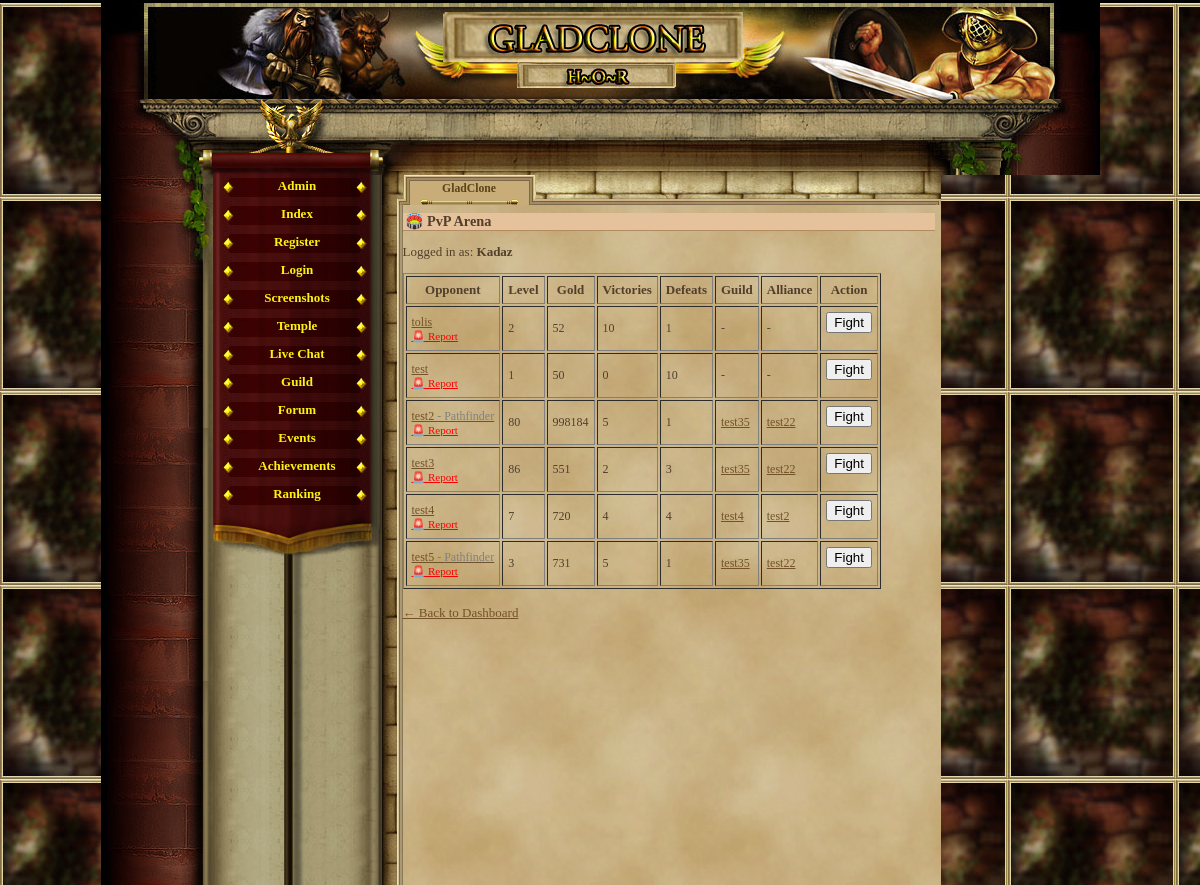
Page /pvp_arena.php (signed in) on the earlier database version.
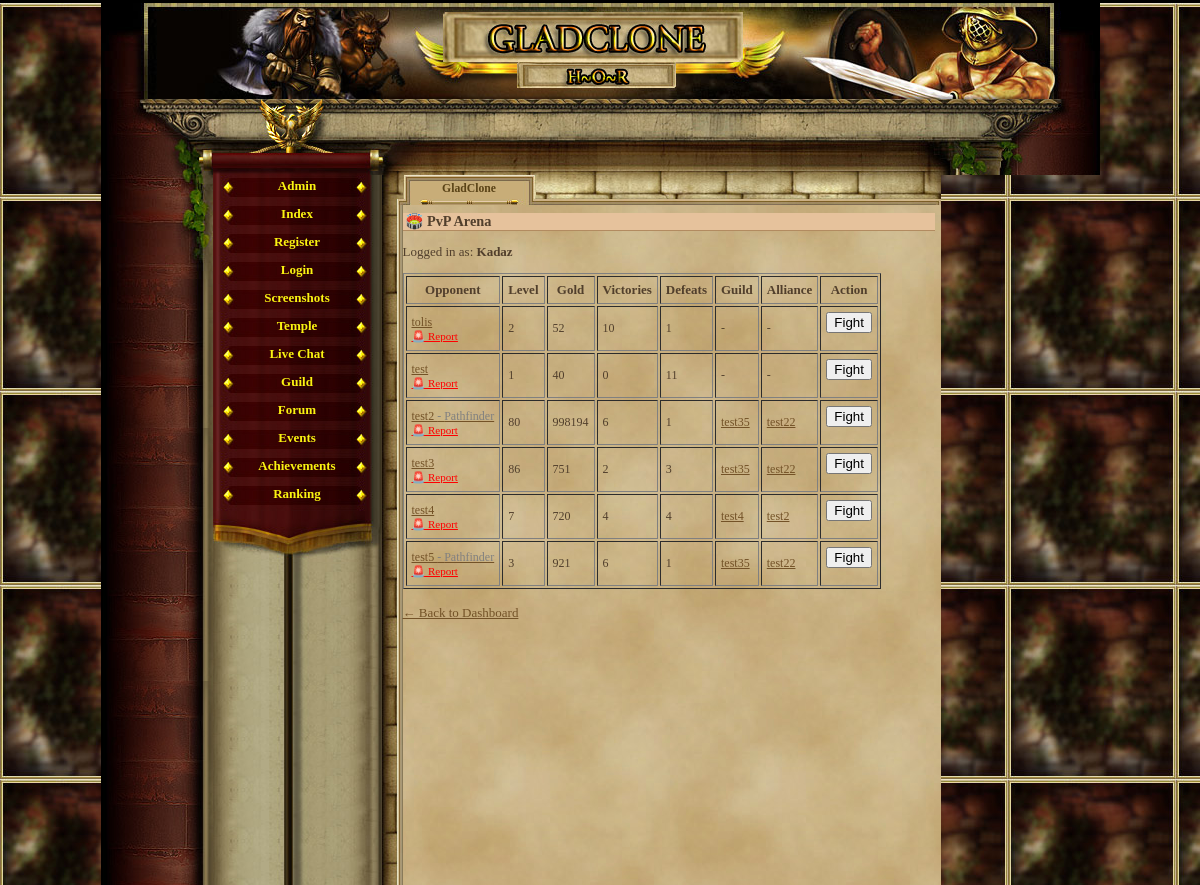
Same page on the later database version.
### tables this page shows
CREATE TABLE `gracze` (
  `id` int(11) NOT NULL AUTO_INCREMENT,
  `gracz` int(11) NOT NULL DEFAULT '0',
  `login` varchar(24) NOT NULL,
  `haslo` varchar(40) NOT NULL,
  `email` varchar(40) NOT NULL,
  `plec` tinyint(4) NOT NULL DEFAULT '0',
  `avatar` tinyint(4) NOT NULL DEFAULT '1',
  `pregunta` text NOT NULL,
  `respuesta` text NOT NULL,
  `rank` int(1) NOT NULL DEFAULT '1',
  `nivel` int(1) NOT NULL DEFAULT '1',
  `exp` int(1) NOT NULL DEFAULT '0',
  `exp_max` int(1) NOT NULL DEFAULT '10',
  `honor` int(1) NOT NULL DEFAULT '0',
  `fama` int(1) NOT NULL DEFAULT '0',
  `victorias` int(1) NOT NULL DEFAULT '0',
  `perdidas` int(1) NOT NULL DEFAULT '0',
  `oro_robado` int(1) NOT NULL DEFAULT '0',
  `oro_perdido` int(1) NOT NULL DEFAULT '0',
  `atak` int(5) NOT NULL DEFAULT '0',
  `obrona` int(3) NOT NULL DEFAULT '0',
  `sila` int(1) NOT NULL DEFAULT '5',
  `sila_i` int(1) NOT NULL DEFAULT '0',
  `sila_max` int(1) NOT NULL DEFAULT '10',
  `zrecznosc` int(1) NOT NULL DEFAULT '5',
  `zrecznosc_i` int(1) NOT NULL DEFAULT '0',
  `zrecznosc_max` int(1) NOT NULL DEFAULT '10',
  `wyrzymalosc` int(1) NOT NULL DEFAULT '5',
  `wyrzymalosc_i` int(1) NOT NULL DEFAULT '0',
  `wyrzymalosc_max` int(1) NOT NULL DEFAULT '10',
  `constitucion` int(1) NOT NULL DEFAULT '5',
  `constitucion_i` int(1) NOT NULL DEFAULT '0',
  `constitucion_max` int(1) NOT NULL DEFAULT '10',
  `carisma` int(1) NOT NULL DEFAULT '5',
  `carisma_i` int(1) NOT NULL DEFAULT '0',
  `carisma_max` int(1) NOT NULL DEFAULT '10',
  `inteligencja` int(1) NOT NULL DEFAULT '5',
  `inteligencja_i` int(1) NOT NULL DEFAULT '0',
  `inteligencja_max` int(1) NOT NULL DEFAULT '10',
  `mdchance` int(1) NOT NULL DEFAULT '0',
  `dhchance` int(1) NOT NULL DEFAULT '0',
  `ctchance` int(1) NOT NULL DEFAULT '0',
  `zycie` int(100) NOT NULL DEFAULT '100',
  `zycie_max` int(100) NOT NULL DEFAULT '100',
  `obrazenia_min` int(1) NOT NULL DEFAULT '0',
  `obrazenia_max` int(3) NOT NULL DEFAULT '2',
  `zloto` int(100) NOT NULL DEFAULT '150',
  `zloto_skarbiec` int(11) NOT NULL,
  `punkty` int(11) NOT NULL,
  `pracuje` int(11) NOT NULL,
  `ostatnia_walka_pvp` int(11) NOT NULL,
  `ostatnia_walka_pvc` int(11) NOT NULL,
  `ostatnio_zregenerowano` int(11) NOT NULL,
  `titulo` varchar(24) NOT NULL DEFAULT 'Newbie',
  `arena_level` int(11) NOT NULL,
  `rubies` int(11) NOT NULL DEFAULT '0',
  `centurion_time` int(11) NOT NULL,
  `reportes` int(1) NOT NULL DEFAULT '0',
  `mensajes` int(1) NOT NULL DEFAULT '0',
  `noticias` int(1) NOT NULL DEFAULT '0',
  `bendicion1_type` int(11) NOT NULL,
  `bendicion1_time` int(11) NOT NULL,
  `bendicion2_type` int(11) NOT NULL,
  `bendicion2_time` int(11) NOT NULL,
  `bendicion3_type` int(11) NOT NULL,
  `bendicion3_time` int(11) NOT NULL,
  `bendicion4_type` int(11) NOT NULL,
  `bendicion4_time` int(11) NOT NULL,
  `ostatnia_aktywnosc` int(11) NOT NULL DEFAULT '0',
  `username_locked` tinyint(1) NOT NULL DEFAULT '0',
  `lock_login` tinyint(1) NOT NULL DEFAULT '0',
  `is_admin` tinyint(1) NOT NULL DEFAULT '0',
  `title` varchar(100) DEFAULT NULL,
  `is_banned` tinyint(1) NOT NULL DEFAULT '0',
  `night_logins` int(11) DEFAULT '0',
  `boss_defeated` int(11) DEFAULT '0',
  `daily_login_streak` int(11) DEFAULT '0',
  `last_login_date` date DEFAULT NULL,
  `premium_coins` int(11) DEFAULT '0',
  `coins` int(11) DEFAULT '0',
  `is_premium` tinyint(1) DEFAULT '0',
  `premium_item_last_date` date DEFAULT NULL,
  `premium_until` date DEFAULT NULL,
  `deity_id` int(11) DEFAULT NULL,
  `last_deity_change` date DEFAULT NULL,
  PRIMARY KEY (`id`),
  UNIQUE KEY `login` (`login`)
);

CREATE TABLE `guilds` (
  `id` int(11) NOT NULL AUTO_INCREMENT,
  `name` varchar(50) NOT NULL,
  `tag` varchar(10) NOT NULL,
  `description` text,
  `created_at` datetime DEFAULT CURRENT_TIMESTAMP,
  `flag` varchar(100) DEFAULT NULL,
  PRIMARY KEY (`id`),
  UNIQUE KEY `tag` (`tag`)
);

CREATE TABLE `alliances` (
  `id` int(11) NOT NULL AUTO_INCREMENT,
  `name` varchar(50) NOT NULL,
  `tag` varchar(10) NOT NULL,
  `description` text,
  `created_at` datetime DEFAULT CURRENT_TIMESTAMP,
  `flag` varchar(100) DEFAULT NULL,
  PRIMARY KEY (`id`),
  UNIQUE KEY `tag` (`tag`)
);

### pvp_arena.php (the view, shortened to what this page needs)
<?php
require_once('var/ustawienia.php');
require_once('gora_strony.php');
require_once('menu_l.php');
$player_id = $_SESSION['id'];
$conn->query("UPDATE gracze SET ostatnio_zregenerowano = UNIX_TIMESTAMP() WHERE id = $player_id");
$stmt_self = $conn->prepare("SELECT login FROM gracze WHERE id = ?");
$stmt_self->bind_param("i", $player_id);
$stmt_self->execute();
$stmt_self->bind_result($player_name);
$can_fight = true;
$stmt = $conn->prepare("
    SELECT g.id, g.login, g.title, g.nivel, g.zloto, g.victorias, g.perdidas,
           gu.name AS guild_name, gu.id AS guild_id,
           al.name AS alliance_name, al.id AS alliance_id
    FROM gracze g
    LEFT JOIN guild_members gm ON gm.player_id = g.id
    LEFT JOIN guilds gu ON gu.id = gm.guild_id
    LEFT JOIN alliance_members am ON gu.id = am.guild_id
    LEFT JOIN alliances al ON al.id = am.alliance_id
    WHERE g.id != ?
");
$stmt->bind_param("i", $player_id);
$stmt->execute();
$result = $stmt->get_result();
?>
<h2>🏟️ PvP Arena</h2>
<p>Logged in as: <strong><?= htmlspecialchars($player_name) ?></strong></p>
<table border="1" cellpadding="5">
    <tr>
        <th>Opponent</th>
        <th>Level</th>
        <th>Gold</th>
        <th>Victories</th>
        <th>Defeats</th>
        <th>Guild</th>
        <th>Alliance</th>
        <th>Action</th>
    </tr>
    <?php while ($row = $result->fetch_assoc()): ?>
    <tr>
        <td>
    <a href="player_profile.php?id=<?= $row['id'] ?>">
        <?= htmlspecialchars($row['login']) ?>
        <?php if (!empty($row['title'])): ?>
            <span style="font-size:12px; color:gray;"> - <?= htmlspecialchars($row['title']) ?></span>
        <?php endif; ?>
    </a><br>
    <a href="report_player.php?id=<?= $row['id'] ?>" style="font-size:11px; color:red;">🚨 Report</a>
    </td>
        <td><?= $row['nivel'] ?></td>
        <td><?= $row['zloto'] ?></td>
        <td><?= $row['victorias'] ?></td>
        <td><?= $row['perdidas'] ?></td>
        <td>
            <?php if ($row['guild_name']): ?>
                <a href="guild.php?id=<?= $row['guild_id'] ?>">
                    <?= htmlspecialchars($row['guild_name']) ?>
                </a>
            <?php else: ?>
                <em>-</em>
            <?php endif; ?>
        </td>
        <td>
            <?php if ($row['alliance_name']): ?>
                <a href="alliance_view.php?id=<?= $row['alliance_id'] ?>">
                    <?= htmlspecialchars($row['alliance_name']) ?>
                </a>
            <?php else: ?>
                <em>-</em>
            <?php endif; ?>
        </td>
        <td>
            <?php if ($can_fight): ?>
                <form method="POST" action="pvp_fight.php" onsubmit="return confirm('Fight <?= htmlspecialchars($row['login']) ?>?');">
                    <button type="submit">Fight</button>
                </form>
            <?php else: ?>
                <button disabled>Cooldown</button>
            <?php endif; ?>
        </td>
    </tr>
    <?php endwhile; ?>
</table>
<br><a href="index.php">← Back to Dashboard</a>

Differences in the rows shown:
changed gracze "test": zloto "50" → "40"; perdidas "10" → "11"
changed gracze (number 4 of 7 on the later page): zloto "998184" → "998194"; victorias "5" → "6"
changed gracze "test3": zloto "551" → "751"
changed gracze "test5": zloto "731" → "921"; victorias "5" → "6"
